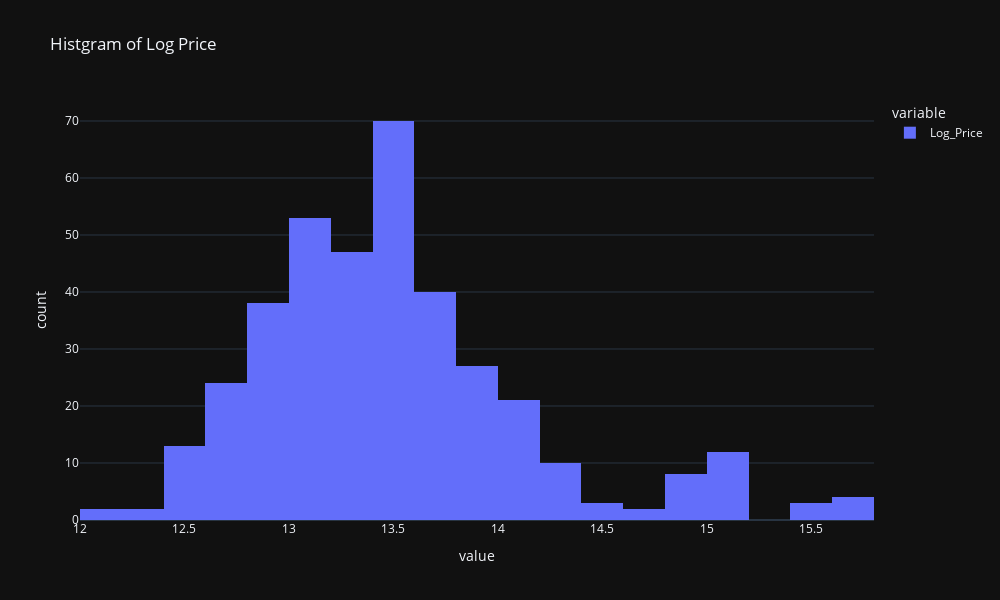

The notebook cell saved with this chart:
### Markdown cell above
Log Transform the Target (price)

### Code cell
# create a copy of data
data_copy = phone_df.copy()
# create a new feature Log_Price
data_copy['Log_Price'] = np.log(phone_df['price'])
# plot histogram
fig = px.histogram(data_copy, x=["Log_Price"], title = 'Histgram of Log Price', template = 'plotly_dark')
fig.update_layout(width=1000, height=600)
fig.show()

### Figure 1 — Plotly figure (JSON) as saved in the notebook; plotly's stock layout.template omitted (floating-point values rounded to 4 significant figures; data arrays with more than 128 entries replaced by an {"elided": "..."} marker saying what was removed)
{"data": [{"alignmentgroup": "True", "bingroup": "x", "hovertemplate": "variable=Log_Price<br>value=%{x}<br>count=%{y}<extra></extra>", "legendgroup": "Log_Price", "marker": {"color": "#636efa", "pattern": {"shape": ""}}, "name": "Log_Price", "offsetgroup": "Log_Price", "orientation": "v", "showlegend": true, "type": "histogram", "x": {"elided": "379 float values"}, "xaxis": "x", "yaxis": "y"}], "layout": {"barmode": "relative", "height": 600, "legend": {"title": {"text": "variable"}, "tracegroupgap": 0}, "title": {"text": "Histgram of Log Price"}, "width": 1000, "xaxis": {"anchor": "y", "domain": [0, 1], "title": {"text": "value"}}, "yaxis": {"anchor": "x", "domain": [0, 1], "title": {"text": "count"}}}}
